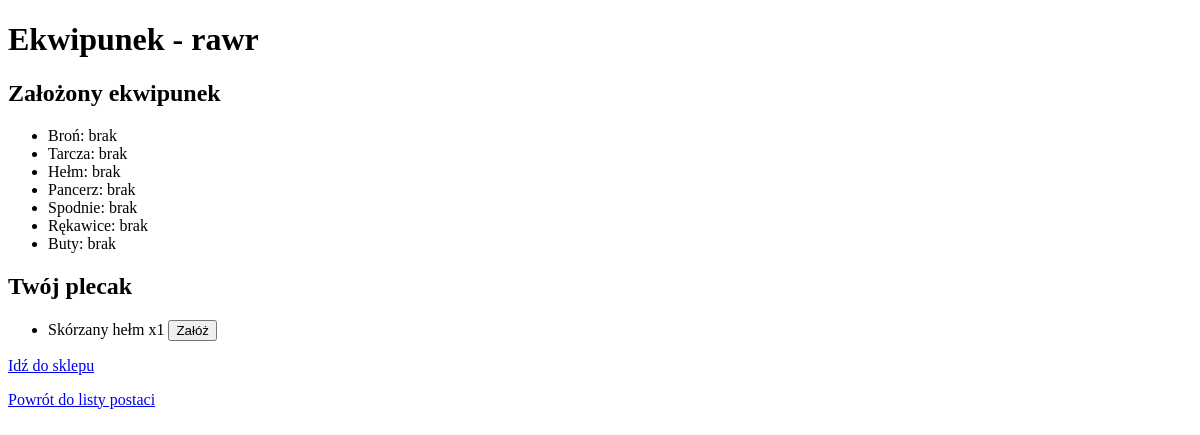
Before: /game/1/equipment/ with the older database file.
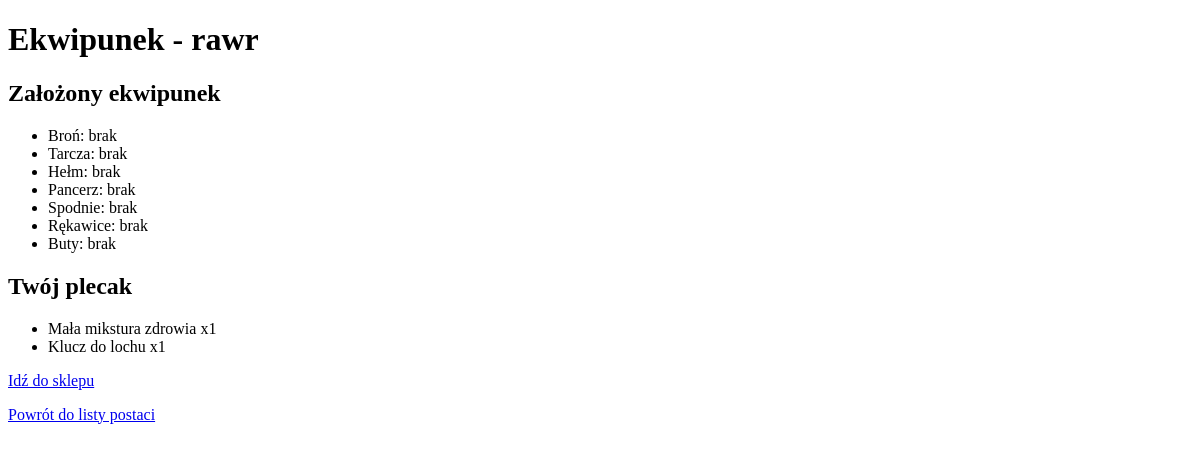
After: the same page with the newer database file.
### game/models/inventory.py (models this page shows, shortened)
class InventoryItem(models.Model):
    character = models.ForeignKey(
        Character, on_delete=models.CASCADE,
        related_name="inventory_items",
        verbose_name=_("Postać")
    )
    item = models.ForeignKey(
        Item, on_delete=models.CASCADE,
        verbose_name=_("Przedmioty")
    )
    quantity = models.PositiveIntegerField(_("Ilość"), default=1)
    class Meta:
        verbose_name = _("Przedmioty w ekwipunku")
        verbose_name_plural = _("Przedmioty w ekwipunku")
        unique_together = ("character",'item')

### game/models/items.py (models this page shows, shortened)
class Item(models.Model):
    class Type(models.TextChoices):
        SWORD = "SWORD", "Miecz"
        BOW = "BOW", "Łuk"
        STAFF = "STAFF", "Laska"
        SHIELD = "SHIELD", "Tarcza"
        HELMET = "HELMET", "Hełm"
        ARMOR = "ARMOR", "Pancerz"
        LEGGINGS = "LEGGINGS", "Spodnie"
        GLOVES = "GLOVES", "Rękawice"
        BOOTS = "BOOTS", "Buty"
        POTION = "POTION", "Mikstura"
        MATERIAL = "MATERIAL", "Materiał"
        QUEST_ITEM = "QUEST_ITEM", "Przedmiot fabularny"
    class Rarity(models.TextChoices):
        COMMON = "COMMON", "Zwykły"
        UNCOMMON = "UNCOMMON", "Niepospolity"
        RARE = "RARE", "Rzadki"
        EPIC = "EPIC", "Epicki"
        LEGENDARY = "LEGENDARY", "Legendarny"
    class BonusStats(models.TextChoices):
        NONE = "NONE", "Brak"
        STRENGTH = "STRENGTH", "Siła"
        AGILITY = "AGILITY", "Zręczność"
        INTELLIGENCE = "INTELLIGENCE", "Inteligencja"
        HP = "HP", "Punkty życia"
        MANA = "MANA", "Mana"
    name = models.CharField(
        _("Nazwa"),
        max_length=100
    )
    description = models.TextField(
        _("Opis"),
        blank=True
    )
    type = models.CharField(
        _("Typ"),
        max_length=20,
        choices=Type.choices
    )
    rarity = models.CharField(
        _("Rzadkość"),
        max_length=20,
        choices=Rarity.choices,
        default=Rarity.COMMON
    )
    required_level = models.PositiveIntegerField(
        _("Wymagany poziom"),
        default=1
    )
    buy_price = models.PositiveIntegerField(
        _("Cena zakupu"),
        default=0
    )
    sell_price = models.PositiveIntegerField(
        _("Cena sprzedaży"),
        default=0
    )
    icon = models.ImageField(
        _("Ikona"),
        upload_to="items/icons/",
        blank=True,
        null=True
    )
    power = models.IntegerField(
        _("Moc (obrażenia/obrona)"),
        default=0
    )
    bonus_stat = models.CharField(
        _("Bonus do statystyki"),
        max_length=20,
        choices=BonusStats.choices,
        default=BonusStats.NONE
    )
    bonus_value = models.IntegerField(
        _("Wartość bonusu"),
        default=0
    )
    heal_amount = models.IntegerField(
        _("Leczenie hp"),
        default=0
    )

### game/views.py (the view)
# urls.py: path("<int:character_id>/equipment/", views.equipment_detail, name="equipment_detail"),
def equipment_detail(request, character_id):
    character = get_object_or_404(Character, id=character_id)
    inventory_items = InventoryItem.objects.filter(character=character)
    error_message = request.GET.get('error')
    return render(request,"game/equipment_detail.html",{
        "character":character,
        "inventory_items":inventory_items,
        "error_message":error_message,
    })

### game/templates/game/equipment_detail.html (shortened to what this page needs)
<!DOCTYPE html>
<html lang="pl">
<head>
</head>
<body>
<h1>Ekwipunek - {{ character.name }}</h1>
<h2>Założony ekwipunek</h2>
<ul>
    <li>Broń: {{ character.equipment.weapon.name|default:"brak" }}
    </li>
    <li>Tarcza: {{ character.equipment.shield.name|default:"brak" }}
    </li>
    <li>Hełm: {{ character.equipment.helmet.name|default:"brak" }}
    </li>
    <li>Pancerz: {{ character.equipment.armor.name|default:"brak" }}
    </li>
    <li>Spodnie: {{ character.equipment.leggings.name|default:"brak" }}
    </li>
    <li>Rękawice: {{ character.equipment.gloves.name|default:"brak" }}
    </li>
    <li>Buty: {{ character.equipment.boots.name|default:"brak" }}
    </li>
</ul>
<h2>Twój plecak</h2>
<ul>
    {% for inventory_item in inventory_items %}
        <li>
            {{ inventory_item.item.name }} x{{ inventory_item.quantity }}
            {% if inventory_item.item.type != "POTION" and inventory_item.item.type != "MATERIAL" and inventory_item.item.type != "QUEST_ITEM" %}
                <form method="post" action="{% url 'game:equip_item' character.id inventory_item.item.id %}" style="display: inline;">
                    <button type="submit">Załóż</button>
                </form>
            {% endif %}
        </li>
    {% empty %}
        <li>Plecak jest pusty.</li>
    {% endfor %}
</ul>
<p><a href="{% url 'game:shop_detail' character.id %}">Idź do sklepu</a></p>
<p><a href="{% url 'game:character_list' %}">Powrót do listy postaci</a></p>
</body>
</html>

Changed rows visible on the page:
removed InventoryItem: item.name "Skórzany hełm", quantity "1", shows "Załóż"
added InventoryItem: item.name "Mała mikstura zdrowia", quantity "1"
added InventoryItem: item.name "Klucz do lochu", quantity "1"
